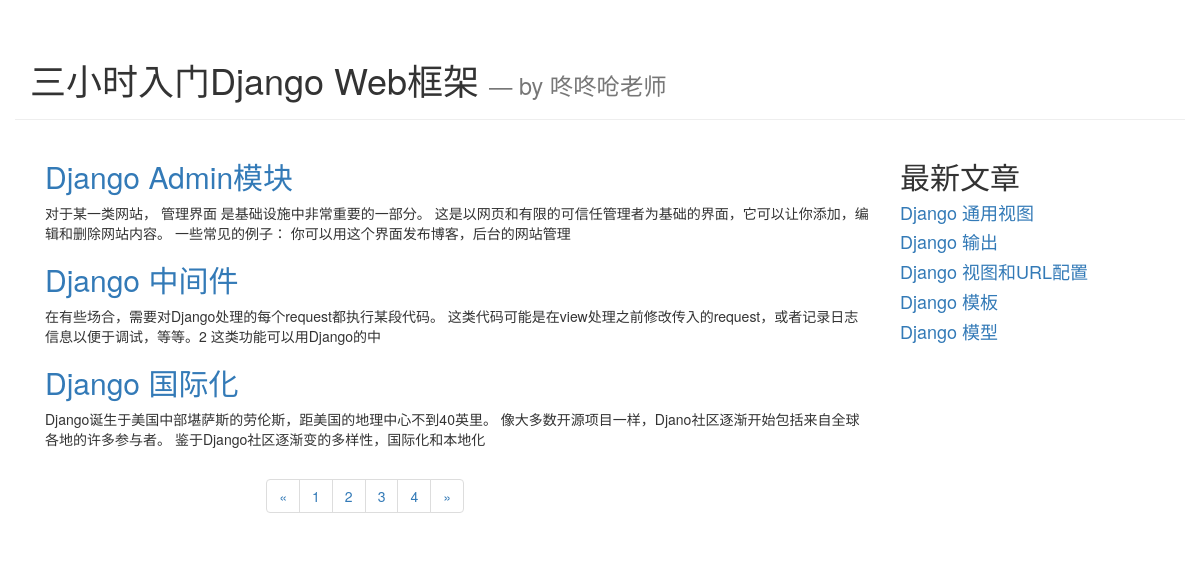
The app's page /blog/index with its own data.
### blog/models.py (models this page shows, shortened)
class Article(models.Model):
    atricle_id = models.AutoField(primary_key = True)   # 这里犯了一个错误atricle_id 写错了，导致后面都按错误的写了
    title = models.TextField()
    brief_content = models.TextField()
    content = models.TextField()
    publish_data = models.DateTimeField(auto_now = True)

### blog/views.py (the view)
# urls.py: path('index',blog.views.get_index_page),
def get_index_page(request):
    page = request.GET.get('page')
    if page:
        page = int(page)
    else:
        page = 1
    print('page parame:',page)
    all_article = Article.objects.all()
    top5_article_list = Article.objects.order_by('-publish_data')[:5]
    paginator = Paginator(all_article,3)
    page_num = paginator.num_pages
    print('page num:', page_num)
    page_article_list = paginator.page(page)
    if page_article_list.has_next():
        next_page = page + 1
    else:
        next_page = page
    if page_article_list.has_previous():
        previous_page = page - 1
    else:
        previous_page = page
    return render(request,'blog/index.html',
                  {
                        'article_list':page_article_list,
                        'page_num':range(1,page_num + 1),
                        'curr_page': page,
                        'next_page': next_page,
                        'previous_page': previous_page,
                        'top5_article_list':top5_article_list
                  })

### blog/templates/blog/index.html (shortened to what this page needs)
<!DOCTYPE html>
<html lang="en">
<head>
    <link rel="stylesheet" href="https://cdn.jsdelivr.net/npm/bootstrap@3.3.7/dist/css/bootstrap.min.css"
>
</head>
<body>
<div class="container page-header">
    <h1>三小时入门Django Web框架
        <small> — by 咚咚呛老师</small>
    </h1>
</div>
<div class="container page-body">
    <div class="col-md-9" role="main">
        <div class="body-main">
            {% for article in article_list %}
                <div>
                    <h2><a href="/blog/detail/{{ article.atricle_id }}">{{ article.title }}</a></h2>
                    <p>
                        {{ article.brief_content }}
                    </p>
                </div>
            {% endfor %}
        </div>
        <div class="body-footer">
            <div class="col-md-4 col-md-offset-3">
                <nav aria-label="Page navigation">
                    <ul class="pagination">
                        <li>
                            <a href="/blog/index?page={{ previous_page }}" aria-label="Previous">
                                <span aria-hidden="true">&laquo;</span>
                            </a>
                        </li>
                        {% for num in page_num %}
                        <li><a href="/blog/index?page={{ num }}">{{ num }}</a></li>
                        {% endfor %}
                        <li>
                            <a href="/blog/index?page={{ next_page }}" aria-label="Next">
                                <span aria-hidden="true">&raquo;</span>
                            </a>
                        </li>
                    </ul>
                </nav>
            </div>
        </div>
    </div>
    <div class="col-md-3" role="complementary">
        <div>
            <h2>最新文章</h2>
            {% for article in top5_article_list %}
                <h4><a href="/blog/detail/{{ article.atricle_id }}">{{ article.title }}</a></h4>
            {% endfor %}
        </div>
    </div>
</div>
</body>
</html>

### records on screen
Article: title "Django Admin模块", brief_content "对于某一类网站， 管理界面 是基础设施中非常重要的一部分。 这是以网页和有限的可信任管理者为基础的界面，它可以让你添加，编辑和删除网站内容。 一些常见的例子： 你可以用这个界面发布博客，后台的网站管理"
Article: title "Django 中间件", brief_content "在有些场合，需要对Django处理的每个request都执行某段代码。 这类代码可能是在view处理之前修改传入的request，或者记录日志信息以便于调试，等等。2 这类功能可以用Django的中"
Article: title "Django 国际化", brief_content "Django诞生于美国中部堪萨斯的劳伦斯，距美国的地理中心不到40英里。 像大多数开源项目一样，Djano社区逐渐开始包括来自全球各地的许多参与者。 鉴于Django社区逐渐变的多样性，国际化和本地化"
Article: title "Django 通用视图"
Article: title "Django 输出"
Article: title "Django 视图和URL配置"
Article: title "Django 模板"
Article: title "Django 模型"

### other values on screen
{{ num }} "1" "2" "3" "4"
